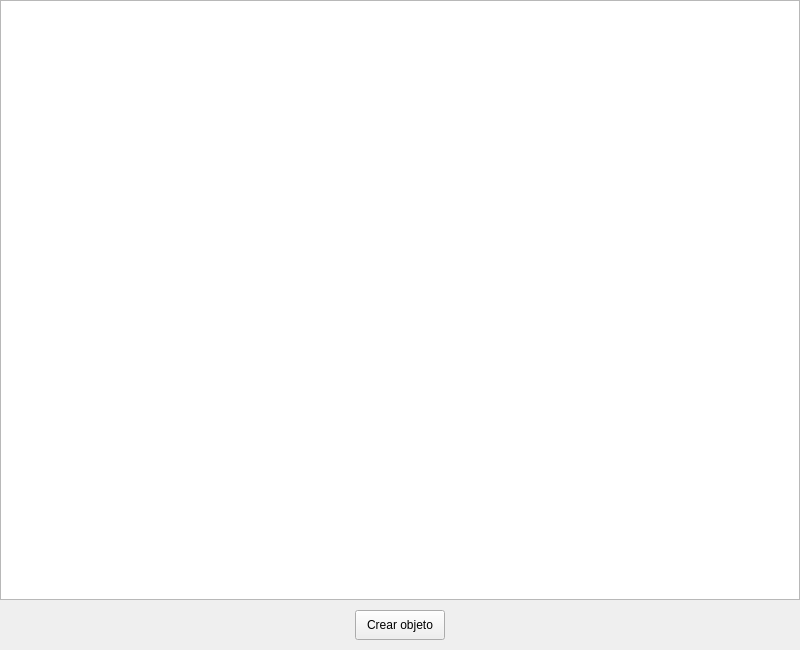
<?xml version="1.0" encoding="UTF-8"?>
<ui version="4.0">
 <class>MainWindow</class>
 <widget class="QMainWindow" name="MainWindow">
  <property name="geometry">
   <rect>
    <x>0</x>
    <y>0</y>
    <width>800</width>
    <height>650</height>
   </rect>
  </property>
  <property name="windowTitle">
   <string>MainWindow</string>
  </property>
  <widget class="QWidget" name="centralwidget">
   <widget class="QGraphicsView" name="graphicsView">
    <property name="geometry">
     <rect>
      <x>0</x>
      <y>0</y>
      <width>800</width>
      <height>600</height>
     </rect>
    </property>
   </widget>
   <widget class="QPushButton" name="creador">
    <property name="geometry">
     <rect>
      <x>355</x>
      <y>610</y>
      <width>90</width>
      <height>30</height>
     </rect>
    </property>
    <property name="text">
     <string>Crear objeto</string>
    </property>
   </widget>
  </widget>
 </widget>
 <resources/>
 <connections/>
</ui>
